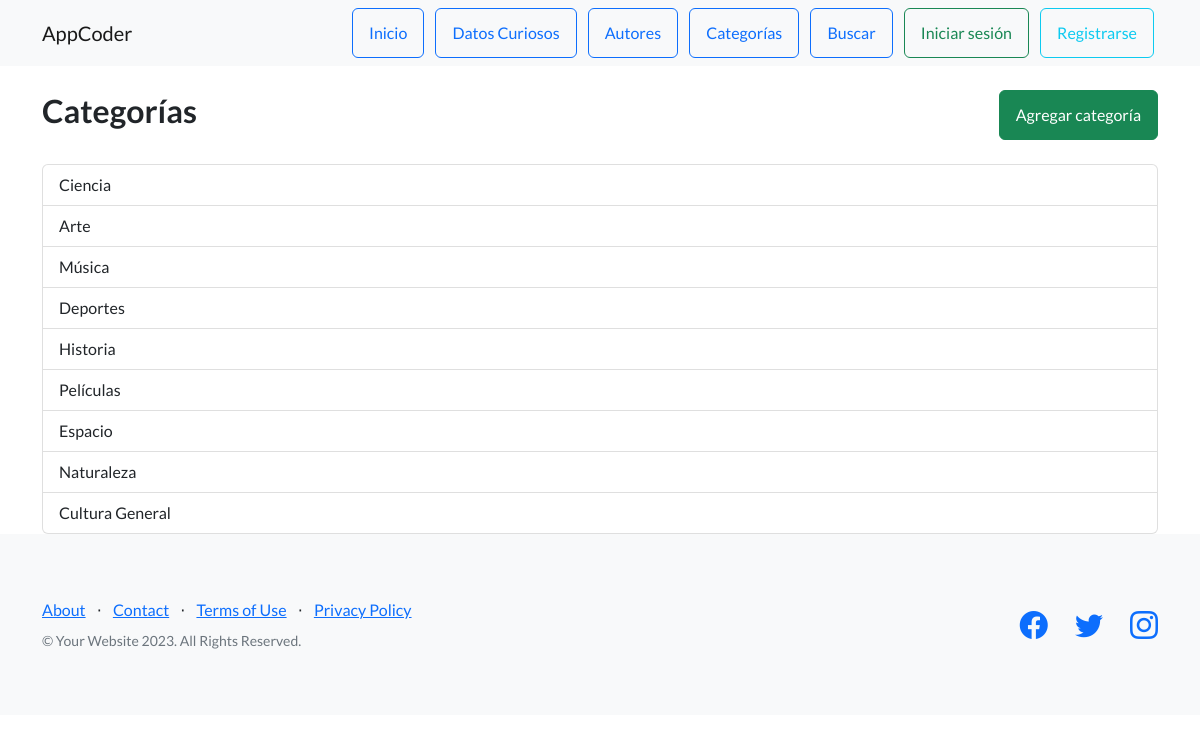
Page /categorias/ on the committed database.
### AppCoder/models.py (models this page shows, shortened)
class Categoria(models.Model):
    nombre = models.CharField(max_length=100)

### AppCoder/views.py (the view)
# urls.py: path('categorias/', views.ver_categorias, name='ver_categorias'),#al poner /categorias se ve la lista
def ver_categorias(request):
    categorias = Categoria.objects.all()
    return render(request, "AppCoder/categorias.html", {"categorias": categorias})

### AppCoder/templates/AppCoder/categorias.html (shortened to what this page needs)
{% extends 'AppCoder/padre.html' %}
{% load static %}
{% block contenido %}
<div class="container mt-4">
    <div class="d-flex justify-content-between align-items-center mb-4">
        <h2>Categorías</h2>
        <a href="{% url 'agregar_categoria' %}" class="btn btn-success">Agregar categoría</a>
    </div>
    {% if categorias %}
        <ul class="list-group">
            {% for categoria in categorias %}
                <li class="list-group-item">{{ categoria.nombre }}</li>
            {% endfor %}
        </ul>
    {% else %}
        <p class="text-muted">No hay categorías registradas.</p>
    {% endif %}
</div>
{% endblock %}

### rows in the picture
Categoria: nombre "Ciencia"
Categoria: nombre "Arte"
Categoria: nombre "Música"
Categoria: nombre "Deportes"
Categoria: nombre "Historia"
Categoria: nombre "Películas"
Categoria: nombre "Espacio"
Categoria: nombre "Naturaleza"
Categoria: nombre "Cultura General"
